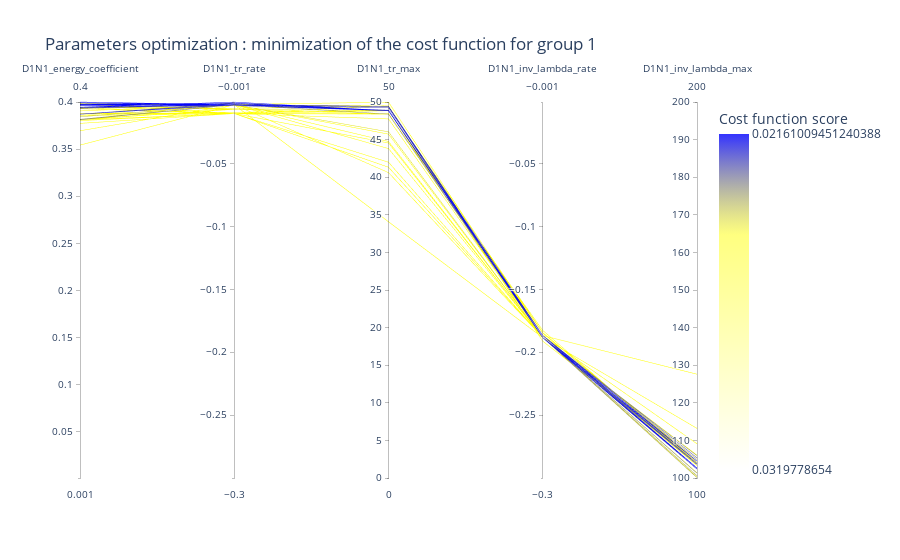
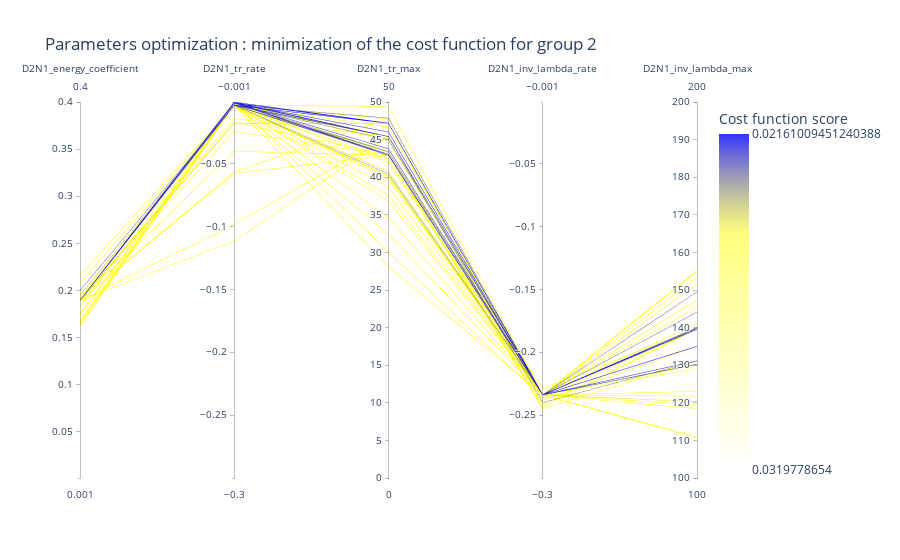

These figures' notebook cell, in order:
### Code cell
for group in fig:
    display(group)

### Figure 1 — Plotly figure (JSON) as saved in the notebook; plotly's stock layout.template omitted (floating-point values rounded to 4 significant figures; data arrays with more than 128 entries replaced by an {"elided": "..."} marker saying what was removed)
{"data": [{"dimensions": [{"label": "D1N1_energy_coefficient", "range": [0.001, 0.4], "values": {"elided": "2000 float values"}}, {"label": "D1N1_tr_rate", "range": [-0.3, -0.001], "values": {"elided": "2000 float values"}}, {"label": "D1N1_tr_max", "range": [0, 50], "values": {"elided": "2000 float values"}}, {"label": "D1N1_inv_lambda_rate", "range": [-0.3, -0.001], "values": {"elided": "2000 float values"}}, {"label": "D1N1_inv_lambda_max", "range": [100, 200], "values": {"elided": "2000 float values"}}], "line": {"color": {"elided": "2000 float values"}, "colorbar": {"tickmode": "array", "ticktext": [0.02161, 0.03198], "tickvals": [-0.02161, -0.03198], "title": {"text": "Cost function score"}}, "colorscale": [[0, "rgba(0, 0, 255, 0.8)"], [0.3, "rgba(255,255,0,0.5)"], [1, "rgba(255,255,0,0.0)"]], "reversescale": true, "showscale": true}, "type": "parcoords", "unselected": {"line": {"opacity": 0}}}], "layout": {"coloraxis": {"colorbar": {"title": {"text": "Fitness"}}}, "title": {"text": "Parameters optimization : minimization of the cost function for group 1"}}}

### Figure 2 — Plotly figure (JSON) as saved in the notebook; plotly's stock layout.template omitted (floating-point values rounded to 4 significant figures; data arrays with more than 128 entries replaced by an {"elided": "..."} marker saying what was removed)
{"data": [{"dimensions": [{"label": "D2N1_energy_coefficient", "range": [0.001, 0.4], "values": {"elided": "2000 float values"}}, {"label": "D2N1_tr_rate", "range": [-0.3, -0.001], "values": {"elided": "2000 float values"}}, {"label": "D2N1_tr_max", "range": [0, 50], "values": {"elided": "2000 float values"}}, {"label": "D2N1_inv_lambda_rate", "range": [-0.3, -0.001], "values": {"elided": "2000 float values"}}, {"label": "D2N1_inv_lambda_max", "range": [100, 200], "values": {"elided": "2000 float values"}}], "line": {"color": {"elided": "2000 float values"}, "colorbar": {"tickmode": "array", "ticktext": [0.02161, 0.03198], "tickvals": [-0.02161, -0.03198], "title": {"text": "Cost function score"}}, "colorscale": [[0, "rgba(0, 0, 255, 0.8)"], [0.3, "rgba(255,255,0,0.5)"], [1, "rgba(255,255,0,0.0)"]], "reversescale": true, "showscale": true}, "type": "parcoords", "unselected": {"line": {"opacity": 0}}}], "layout": {"coloraxis": {"colorbar": {"title": {"text": "Fitness"}}}, "title": {"text": "Parameters optimization : minimization of the cost function for group 2"}}}
